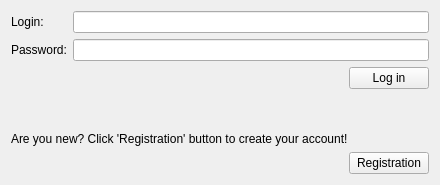
<?xml version="1.0" encoding="UTF-8"?>
<ui version="4.0">
 <class>Login</class>
 <widget class="QWidget" name="Login">
  <property name="geometry">
   <rect>
    <x>0</x>
    <y>0</y>
    <width>440</width>
    <height>185</height>
   </rect>
  </property>
  <property name="sizePolicy">
   <sizepolicy hsizetype="Minimum" vsizetype="Preferred">
    <horstretch>0</horstretch>
    <verstretch>0</verstretch>
   </sizepolicy>
  </property>
  <property name="windowTitle">
   <string>Login form</string>
  </property>
  <layout class="QGridLayout" name="gridLayout">
   <item row="0" column="1">
    <widget class="QLineEdit" name="loginLn"/>
   </item>
   <item row="5" column="0">
    <spacer name="verticalSpacer">
     <property name="orientation">
      <enum>Qt::Vertical</enum>
     </property>
     <property name="sizeHint" stdset="0">
      <size>
       <width>20</width>
       <height>40</height>
      </size>
     </property>
    </spacer>
   </item>
   <item row="2" column="1">
    <widget class="QPushButton" name="loginBtn">
     <property name="sizePolicy">
      <sizepolicy hsizetype="Fixed" vsizetype="Fixed">
       <horstretch>0</horstretch>
       <verstretch>0</verstretch>
      </sizepolicy>
     </property>
     <property name="layoutDirection">
      <enum>Qt::RightToLeft</enum>
     </property>
     <property name="text">
      <string>Log in</string>
     </property>
    </widget>
   </item>
   <item row="1" column="1">
    <widget class="QLineEdit" name="passLn">
     <property name="echoMode">
      <enum>QLineEdit::Password</enum>
     </property>
    </widget>
   </item>
   <item row="6" column="0" colspan="2">
    <widget class="QLabel" name="regLb">
     <property name="text">
      <string>Are you new? Click 'Registration' button to create your account!</string>
     </property>
    </widget>
   </item>
   <item row="1" column="0">
    <widget class="QLabel" name="passLb">
     <property name="text">
      <string>Password:</string>
     </property>
    </widget>
   </item>
   <item row="0" column="0">
    <widget class="QLabel" name="loginLb">
     <property name="text">
      <string>Login:</string>
     </property>
    </widget>
   </item>
   <item row="7" column="1">
    <widget class="QPushButton" name="regBtn">
     <property name="sizePolicy">
      <sizepolicy hsizetype="Fixed" vsizetype="Fixed">
       <horstretch>0</horstretch>
       <verstretch>0</verstretch>
      </sizepolicy>
     </property>
     <property name="layoutDirection">
      <enum>Qt::RightToLeft</enum>
     </property>
     <property name="text">
      <string>Registration</string>
     </property>
    </widget>
   </item>
  </layout>
 </widget>
 <resources/>
 <connections/>
</ui>
